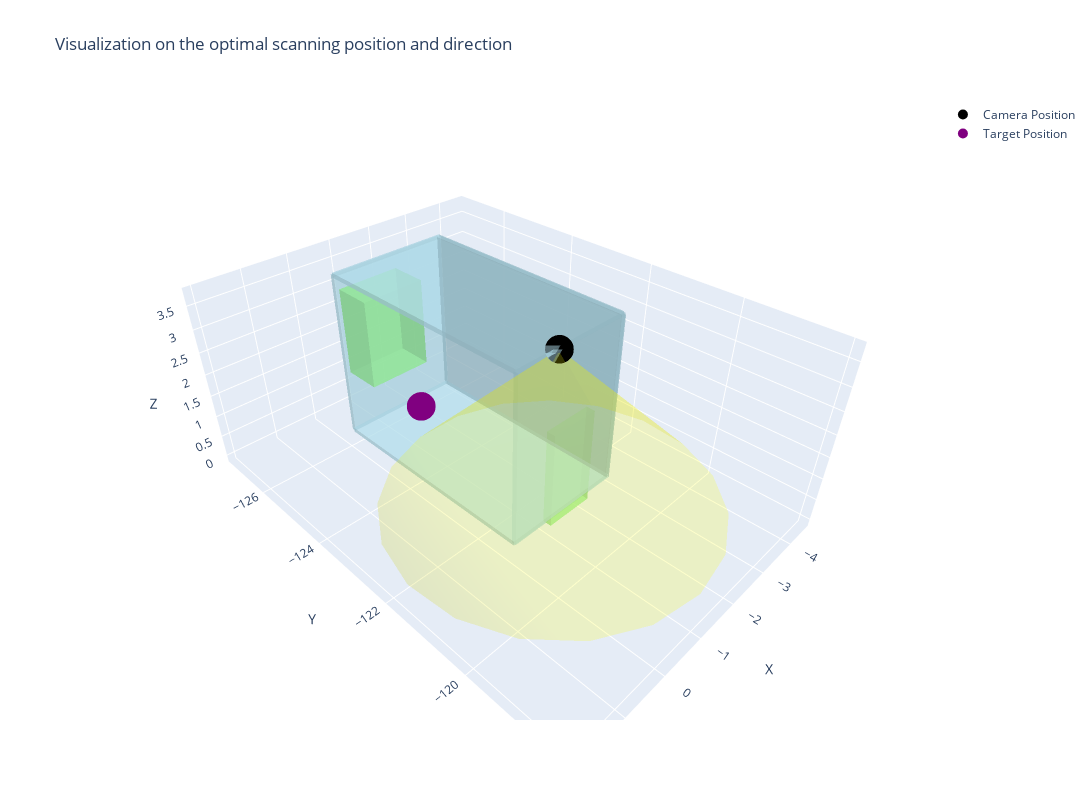

Notebook code for this chart:
### Code cell
# the simplest trial
# simple / direct / 1 node distance / single task / wall

user_description = "The wall ID 1055 needs to be cleaned with cleaning solution."
gpt_model = "gpt-4o"
ground_truth = {
    "defect_id": 1055,
    "room_id": 45,
    "robot_id": 1,
    "path": a_star_path_planner(scene_graph, robot_storage_room_id, 45)
}
print(f"ground truth: {ground_truth}")
evaluate_end2end(user_description, scene_graph, robot_DB, gpt_model)

### Figure 1 — Plotly figure (JSON) as saved in the notebook; plotly's stock layout.template omitted (floating-point values rounded to 4 significant figures)
{"data": [{"color": "lightblue", "flatshading": true, "hoverinfo": "text", "i": [0, 0, 4, 4, 0, 0, 1, 1, 2, 2, 3, 3], "j": [1, 2, 5, 6, 1, 5, 2, 6, 3, 7, 0, 4], "k": [2, 3, 6, 7, 5, 4, 6, 5, 7, 6, 4, 7], "opacity": 0.5, "text": "ID: 1037, Type: wall", "type": "mesh3d", "x": [-2.97, -0.26, -0.26, -2.97, -2.97, -0.26, -0.26, -2.97], "y": [-126.3, -126.3, -126.2, -126.2, -126.3, -126.3, -126.2, -126.2], "z": [0, 0, 0, 0, 3.7, 3.7, 3.7, 3.7]}, {"color": "lightgreen", "flatshading": true, "hoverinfo": "text", "i": [0, 0, 4, 4, 0, 0, 1, 1, 2, 2, 3, 3], "j": [1, 2, 5, 6, 1, 5, 2, 6, 3, 7, 0, 4], "k": [2, 3, 6, 7, 5, 4, 6, 5, 7, 6, 4, 7], "opacity": 0.5, "text": "ID: 4020, Type: window", "type": "mesh3d", "x": [-2.405, -0.905, -0.905, -2.405, -2.405, -0.905, -0.905, -2.405], "y": [-127.1, -127.1, -126.2, -126.2, -127.1, -127.1, -126.2, -126.2], "z": [0.8142, 0.8142, 0.8142, 0.8142, 2.873, 2.873, 2.873, 2.873]}, {"color": "lightblue", "flatshading": true, "hoverinfo": "text", "i": [0, 0, 4, 4, 0, 0, 1, 1, 2, 2, 3, 3], "j": [1, 2, 5, 6, 1, 5, 2, 6, 3, 7, 0, 4], "k": [2, 3, 6, 7, 5, 4, 6, 5, 7, 6, 4, 7], "opacity": 0.5, "text": "ID: 2017, Type: ceiling", "type": "mesh3d", "x": [-2.97, -0.26, -0.26, -2.97, -2.97, -0.26, -0.26, -2.97], "y": [-126.2, -126.2, -121.3, -121.3, -126.2, -126.2, -121.3, -121.3], "z": [3.65, 3.65, 3.65, 3.65, 3.75, 3.75, 3.75, 3.75]}, {"color": "lightblue", "flatshading": true, "hoverinfo": "text", "i": [0, 0, 4, 4, 0, 0, 1, 1, 2, 2, 3, 3], "j": [1, 2, 5, 6, 1, 5, 2, 6, 3, 7, 0, 4], "k": [2, 3, 6, 7, 5, 4, 6, 5, 7, 6, 4, 7], "opacity": 0.5, "text": "ID: 1159, Type: wall", "type": "mesh3d", "x": [-2.97, -0.26, -0.26, -2.97, -2.97, -0.26, -0.26, -2.97], "y": [-121.4, -121.4, -121.3, -121.3, -121.4, -121.4, -121.3, -121.3], "z": [0, 0, 0, 0, 3.7, 3.7, 3.7, 3.7]}, {"color": "lightgreen", "flatshading": true, "hoverinfo": "text", "i": [0, 0, 4, 4, 0, 0, 1, 1, 2, 2, 3, 3], "j": [1, 2, 5, 6, 1, 5, 2, 6, 3, 7, 0, 4], "k": [2, 3, 6, 7, 5, 4, 6, 5, 7, 6, 4, 7], "opacity": 0.5, "text": "ID: 5040, Type: door", "type": "mesh3d", "x": [-2.148, -1.081, -1.081, -2.148, -2.148, -1.081, -1.081, -2.148], "y": [-121.4, -121.4, -121.2, -121.2, -121.4, -121.4, -121.2, -121.2], "z": [0, 0, 0, 0, 2.108, 2.108, 2.108, 2.108]}, {"color": "lightblue", "flatshading": true, "hoverinfo": "text", "i": [0, 0, 4, 4, 0, 0, 1, 1, 2, 2, 3, 3], "j": [1, 2, 5, 6, 1, 5, 2, 6, 3, 7, 0, 4], "k": [2, 3, 6, 7, 5, 4, 6, 5, 7, 6, 4, 7], "opacity": 0.5, "text": "ID: 1167, Type: wall", "type": "mesh3d", "x": [-3.02, -2.92, -2.92, -3.02, -3.02, -2.92, -2.92, -3.02], "y": [-126.2, -126.2, -121.3, -121.3, -126.2, -126.2, -121.3, -121.3], "z": [0, 0, 0, 0, 3.7, 3.7, 3.7, 3.7]}, {"color": "lightblue", "flatshading": true, "hoverinfo": "text", "i": [0, 0, 4, 4, 0, 0, 1, 1, 2, 2, 3, 3], "j": [1, 2, 5, 6, 1, 5, 2, 6, 3, 7, 0, 4], "k": [2, 3, 6, 7, 5, 4, 6, 5, 7, 6, 4, 7], "opacity": 0.5, "text": "ID: 3060, Type: floor", "type": "mesh3d", "x": [-2.97, -0.26, -0.26, -2.97, -2.97, -0.26, -0.26, -2.97], "y": [-126.2, -126.2, -121.3, -121.3, -126.2, -126.2, -121.3, -121.3], "z": [-0.05, -0.05, -0.05, -0.05, 0.05, 0.05, 0.05, 0.05]}, {"marker": {"color": "black", "size": 10}, "mode": "markers", "name": "Camera Position", "type": "scatter3d", "x": [-1.26], "y": [-121.3], "z": [3.7]}, {"marker": {"color": "purple", "size": 10}, "mode": "markers", "name": "Target Position", "type": "scatter3d", "x": [-0.26], "y": [-123.8], "z": [1.85]}, {"color": "yellow", "i": [0, 0, 0, 0, 0, 0, 0, 0, 0, 0, 0, 0, 0, 0, 0, 0, 0, 0, 0, 0], "j": [1, 2, 3, 4, 5, 6, 7, 8, 9, 10, 11, 12, 13, 14, 15, 16, 17, 18, 19, 20], "k": [2, 3, 4, 5, 6, 7, 8, 9, 10, 11, 12, 13, 14, 15, 16, 17, 18, 19, 20, 1], "name": "Field of View", "opacity": 0.2, "type": "mesh3d", "x": [-1.26, -1.26, -0.209, 0.7281, 1.45, 1.878, 1.966, 1.704, 1.121, 0.2805, -0.7272, -1.793, -2.801, -3.641, -4.224, -4.486, -4.398, -3.97, -3.248, -2.311, -1.26], "y": [-121.3, -118.1, -118.3, -118.8, -119.6, -120.5, -121.6, -122.6, -123.5, -124.2, -124.5, -124.5, -124.2, -123.5, -122.6, -121.6, -120.5, -119.6, -118.8, -118.3, -118.1], "z": [3.7, 0.4632, 0.4632, 0.4632, 0.4632, 0.4632, 0.4632, 0.4632, 0.4632, 0.4632, 0.4632, 0.4632, 0.4632, 0.4632, 0.4632, 0.4632, 0.4632, 0.4632, 0.4632, 0.4632, 0.4632]}], "layout": {"height": 800, "scene": {"aspectmode": "data", "aspectratio": {"x": 1, "y": 1, "z": 1}, "xaxis": {"title": {"text": "X"}, "visible": true}, "yaxis": {"title": {"text": "Y"}, "visible": true}, "zaxis": {"title": {"text": "Z"}, "visible": true}}, "title": {"text": "Visualization on the optimal scanning position and direction"}, "width": 1200}}
